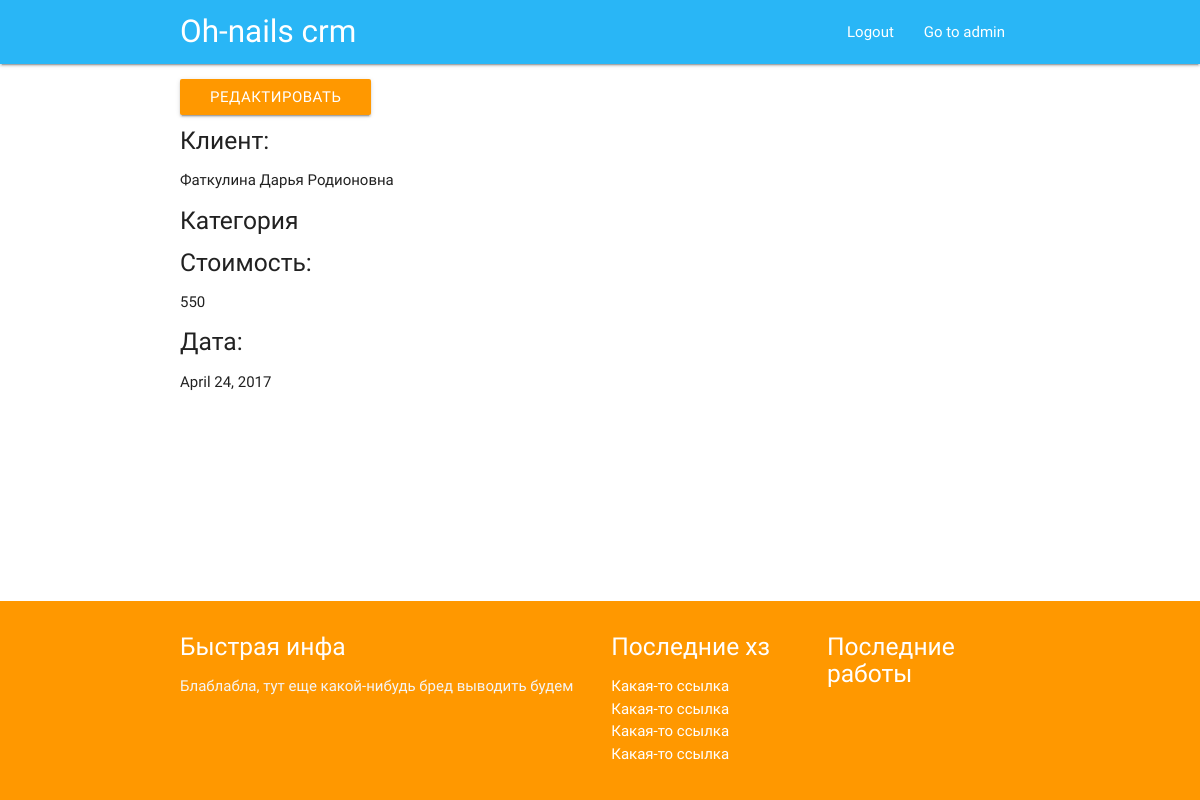
The page /work/10/ (signed in) on the database as committed earlier.
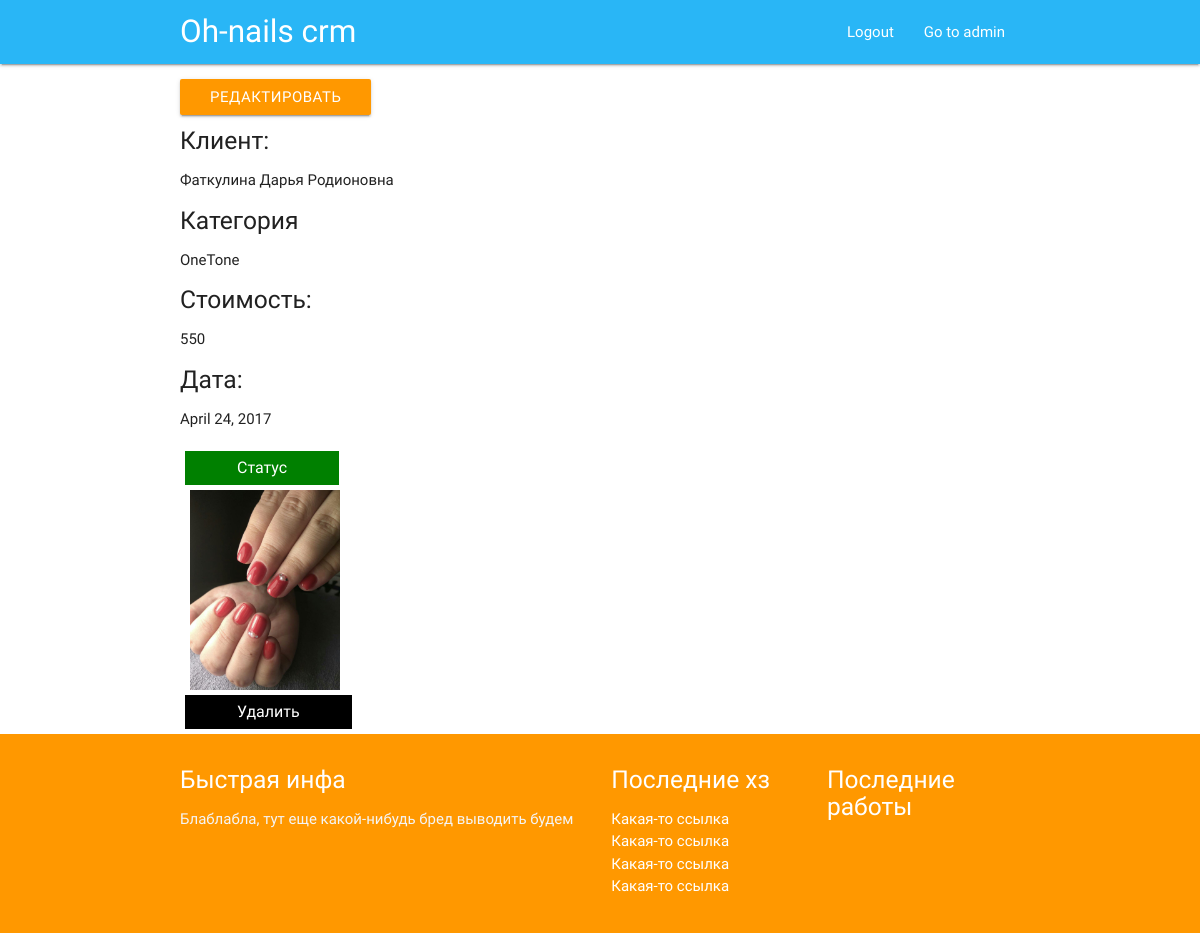
The same page on the database as committed later.
### core/models.py (models this page shows, shortened)
class work(models.Model):
    work_uuid = models.UUIDField(default=uuid.uuid4, editable=False, unique=True)
    date = models.DateField(default=timezone.now)
    cost = models.IntegerField(default=0)
    work_category = models.CharField(max_length=100, blank=True)
    client = models.CharField(max_length=300, default='Выбери клиента')

class Photo(models.Model):
    photo_uuid = models.UUIDField(default=uuid.uuid4, editable=False, unique=True)
    client_name = models.CharField(max_length=255, blank=True)
    file = models.FileField(upload_to='photos/%Y/', blank=True)
    published = models.BooleanField(default=False)
    category = models.CharField(max_length=100, blank=True)
    uploaded_at = models.DateField(default=timezone.now)
    work = models.UUIDField(default=uuid.uuid4, editable=False)

### core/views.py (the view, shortened to what this page needs)
# urls.py: url(r'^work/(?P<pk>[0-9]+)/$', views.work_detail, name='work_detail'),
@login_required
def work_detail(request, pk):
    done = get_object_or_404(work, pk=pk)
    photos = Photo.objects.filter(client_name=done.client, uploaded_at=done.date, category=done.work_category)
    if request.method == 'GET':
        return render(request, 'work_detail.html', {'done': done, 'photos': photos})

### core/templates/work_detail.html (shortened to what this page needs)
{% extends 'base.html' %}
{% block content %}
  <div class="container">
    <div class="section">
            <a class="btn" href="{% url 'work_edit' pk=done.pk %}">Редактировать</a>
            <h5>Клиент:</h5> <p>{{ done.client }}</p>
            <h5>Категория</h5> <p>{{ done.work_category }}</p>
            <h5>Стоимость:</h5> <p>{{ done.cost }}</p>
            <h5>Дата:</h5> <p> {{ done.date }}</p>
        <div class="publish-parent">
        {% for photo in photos %}
            <div class="publish-btn">
            <a class="need_btn" data-photo="{{ photo.photo_uuid }}" data-publstatus="{{ photo.published }}">Статус</a>
                <div class="publish-parent cf">
                    <div>
                        <img src="{{ MEDIA_URL }}{{ photo.file.url }}">
                    </div>
                </div>
            <a class="remove_btn" data-photo="{{ photo.photo_uuid }}">Удалить</a>
            </div>
        {% endfor %}
        </div>
    </div>
  </div>
{% endblock %}

Rows that differ between the two databases and show on the page:
changed work "Фаткулина Дарья Родионовна": work_category (not shown) → "OneTone"
now on this page (row edited): Photo: file (picture)
